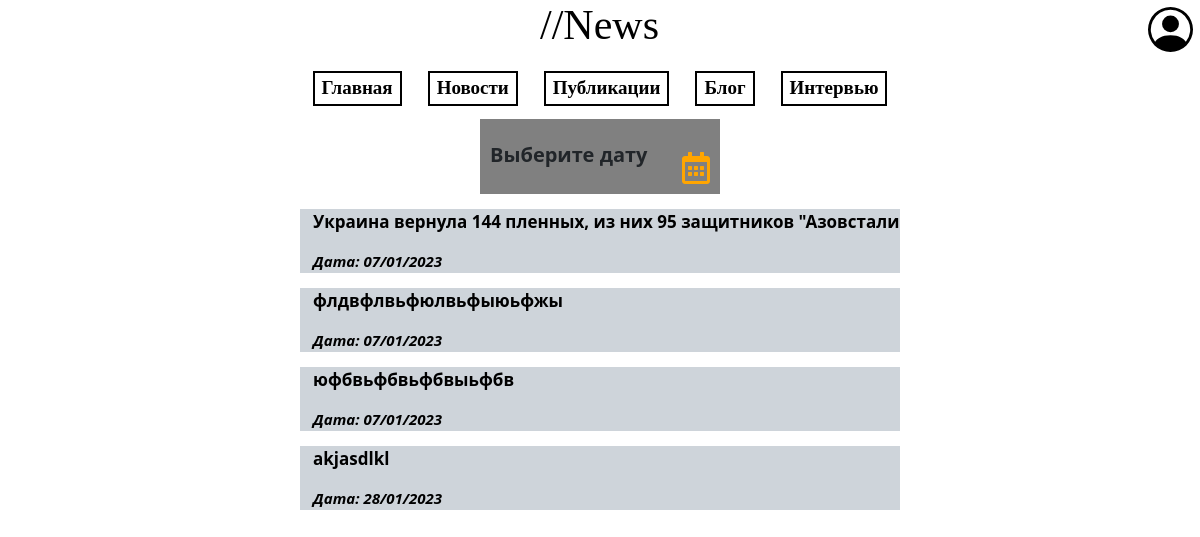
Page /news on the committed database.
### navigation/models.py (models this page shows, shortened)
class Blog(models.Model):
    blog_title = models.CharField('Название',
                                  max_length=300)
    type = models.CharField("Тип статьи",max_length=20, null = True)
    img = models.ImageField("Заставка",null=True)
    full_text = models.TextField('Полный текст')
    like = models.ManyToManyField(CustomUser,blank=True,related_name='Like')
    dislike = models.ManyToManyField(CustomUser,blank=True,related_name='dislike')
    date_public = models.DateTimeField('Дата', null=True)
    author = models.ForeignKey(CustomUser,on_delete=models.PROTECT,null=True)
    class Meta:
        verbose_name = 'Blog'
        verbose_name_plural ='Blog Data Base'

### navigation/views.py (the view)
# urls.py: path('news',news,name='news'),
def news(request):
    DataBaseNWdate = Blog.objects.dates('date_public','day')
    AllNews = Blog.objects.all()
    return render(request,'navigation/news.html',{'DataBaseNW':DataBaseNWdate,'AllNews':AllNews})

### navigation/templates/navigation/news.html (shortened to what this page needs)
{% extends 'navigation/sample.html' %}
{% block content %}
<div id="btn_slide">
    <div id="time_post">
        <p>Выберите дату</p>
        <li><a href=""><i  class="far fa-calendar-alt fa-2x"></i></a>
        </li>
    </div>
</div>
<div class="allnews">
    {% for id in AllNews%}
    <a href="{{ id.id }}" style="text-decoration:none;">
        <div class = "onepost">
            <p>{{ id.blog_title }}</p>
            <b><i>Дата: {{ id.date_public|date:'d/m/Y'}}</i></b>
        </div>
    </a>
    {% endfor %}
</div>
{%endblock%}

### navigation/static/navigation/css/news.css (style rules this page uses)
#time_post { height:75px; width:20%; background:grey; display:table; position: relative; }
#time_post p { position:absolute; top:21px; left:10px; font-weight:bold; font-size:20px; }
#btn_slide { display: flex; justify-content: center; align-items: center; width:100%; height:75px; }
#time_post i { color:orange; position: absolute; bottom:10px; right:10px; }
li { list-style:none }
.allnews { position:relative; top:5%; left:25%; width:50%; max-height:3%; }
.onepost { position:relative; margin-top:15px; font-size:15px; background:#ced4da; z-index:0; overflow: hidden; text-overflow: ellipsis; white-space: nowrap; color: black; padding-left:13px; }
.onepost p { font-weight:bold; font-size:17px; }

### rows in the picture
Blog: blog_title "Украина вернула 144 пленных, из них 95 защитников \"Азовстал…", date_public "07/01/2023"
Blog: blog_title "флдвфлвьфюлвьфыюьфжы", date_public "07/01/2023"
Blog: blog_title "юфбвьфбвьфбвыьфбв", date_public "07/01/2023"
Blog: blog_title "akjasdlkl", date_public "28/01/2023"
